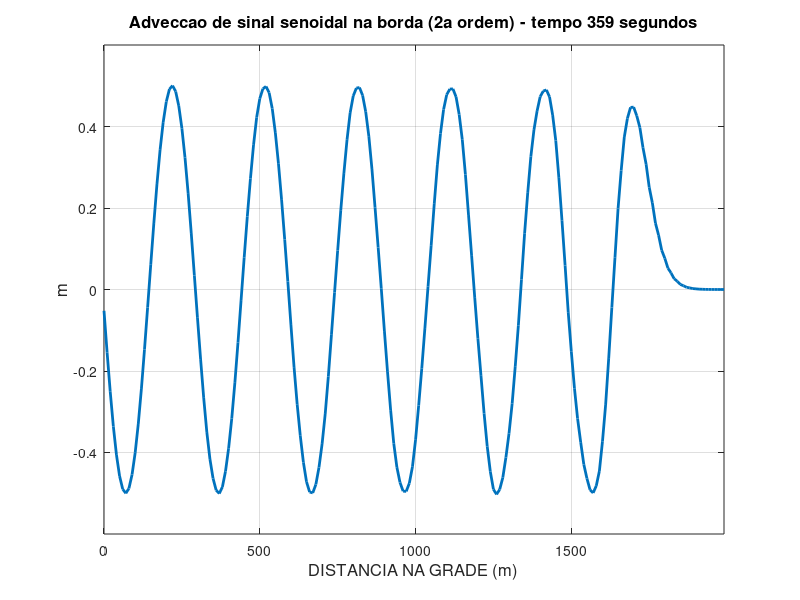

Source code (MATLAB):
% SOLUCAO DA EQUACAO DA ADVECCAO UNI-DIMENSIONAL LINEAR
% POR METODO AVANCADO NO TEMPO E RETARDADO NO ESPACO.
% SOLUCAO DA ADVECCAO DE UM SINAL SENOIDAL NO PONTO INICIAL DA GRADE

% FORNECER NUMERO DE PONTOS DA GRADE, NUMERO DE PASSOS DE TEMPO, VELOCIDADE (m/s),
% ESPACAMENTO DE GRADE (m), PASSO DE TEMPO (s),
% AMPLITUDE DA OSCILACAO NA BORDA (m) E SEU PERIODO (s)
% E FREQUENCIA DE PLOTAGEM

clear all; close all; clc

% CONSTANTES DO MODELO
jmax=200;
nmax=360;
c=5;
dx=10;
dt=1;
amp=0.5;
per=60;
freqplo=5;

% CALCULOS INICIAIS
q=c*dt/dx;
omega=2*pi/per;

% CONDICOES INICIAIS
fatu=zeros(jmax,1);
fren=zeros(jmax,1);
fant=zeros(jmax,1);

% CONDICOES INICIAIS (NA BORDA)
fant(1)=amp*sin(omega*dt);
fatu(1)=amp*sin(omega*2*dt);

contplo=2;
amp2=amp*1.2;
xgrid=((1:jmax)-1)*dx;

% LOOP NO TEMPO
% CONDICOES DE CONTORNO
% FORMULA DE RECORRENCIA
% PLOTAGEM (PRESSIONE ENTER PARA EVOLUIR NO TEMPO)
% EVOLUCAO NO TEMPO DAS VARIAVEIS
for n=2:nmax
   tempo=n*dt;
% IMPOSICAO DE CONDICOES DE CONTORNO
   fren(1)=amp*sin(omega*tempo);
% FORMULA DE RECORRENCIA
   fren(2:jmax-1) = fant(2:jmax-1) - q*(fatu(3:jmax) - fatu(1:jmax-2));

   contplo=contplo+1;
   if(contplo==freqplo)
% APRESENTACAO DE RESULTADOS
   contplo=0;
   plot(xgrid,fren,'LineWidth',2)
   axis([xgrid(1) xgrid(jmax) -amp2 amp2]);
   title(['Adveccao de sinal senoidal na borda (2a ordem) - tempo ',...
       num2str(tempo),' segundos'],'fontsize',12)
   xlabel('DISTANCIA NA GRADE (m)','fontsize',12)
   ylabel('m','fontsize',12)
   grid on
   %pause
   end
% TRANSFERENCIA DE VARIAVEIS NO TEMPO
   fant=fatu;
   fatu=fren;
end
